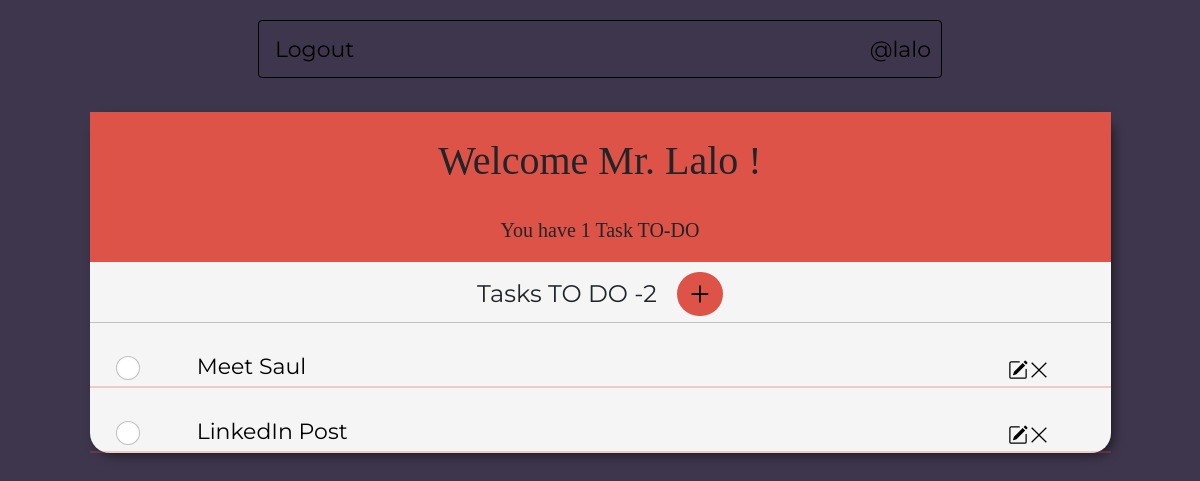
Before: / (signed in) with the older database file.
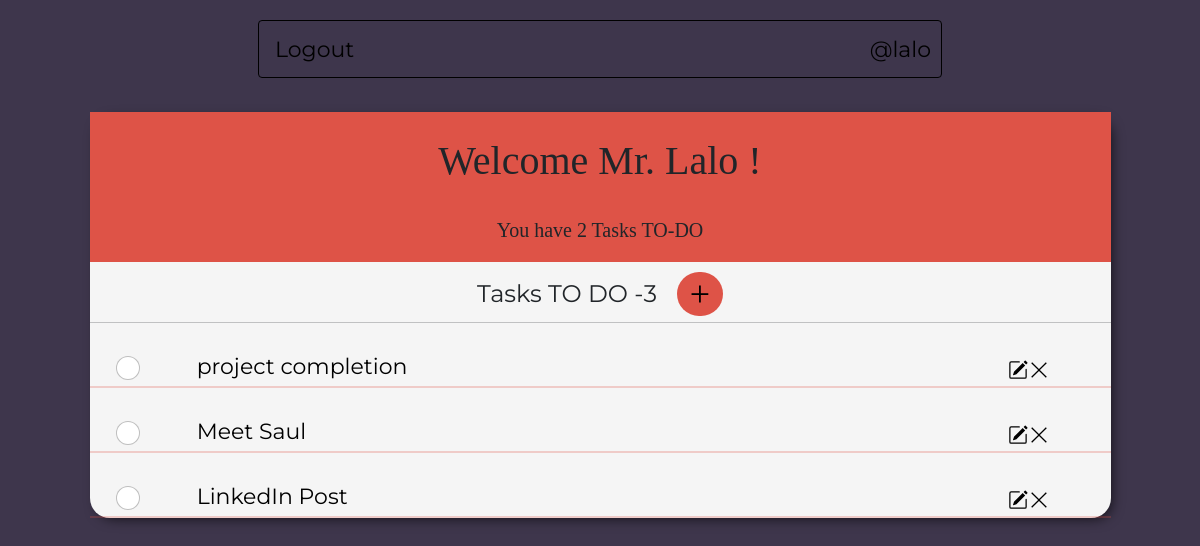
After: the same page with the newer database file.
### base/models.py (models this page shows, shortened)
class Task(models.Model):
    title  = models.CharField(max_length=150)
    user = models.ForeignKey(User, on_delete=models.CASCADE, null=True, blank=True)
    description = models.TextField(max_length = 250,blank = True, null = True) # the blank and null will allow the description to be optional (not required
    dueDate = models.DateTimeField(null = True, blank = True) # this will be the date and time when the task is due
    created = models.DateTimeField(auto_now_add = True)# the auto_now_add will automatically add the date and time when the task is created
    complete = models.BooleanField(default = False) # setting the default of this to false because when we first create a task it is not completed
    REQUIRED_FIELDS = [title,complete]
    class Meta:
        ordering = ['complete', '-created'] # created will set the order of the tasks to be in the order of the date and time they were created in ascending order

### base/views.py (the view)
# urls.py: path('',TaskList.as_view(),name = 'tasksHome'),
class TaskList(SuccessMessageMixin,LoginRequiredMixin,ListView):
    model = Task
    success_message = "Task Created Successfully"
    template_name = 'base/tasksHome.html'
    context_object_name = 'tasks'   # This is used to specify the name of the object that we want to use in the template. In this case, we are using tasks as the object name
    def get_context_data(self, **kwargs):
        context = super().get_context_data(**kwargs)
        context['tasks'] = context['tasks'].filter(user=self.request.user) # this allows us to filter the tasks based on the user that is logged in. This will only show the tasks that are created by the user that is logged in
        context['count'] = context['tasks'].filter(complete = False).count() # this will count the number of tasks that are not completed
        search_input = self.request.GET.get('q') or ''
        if search_input:
            context['tasks'] = context['tasks'].filter(title__icontains = search_input)
        context['search_input'] = search_input
        return context

### base/templates/base/tasksHome.html (shortened to what this page needs)
{% extends "main.html" %}
{% load static%}
{% block content %}
<div class = "MainPage">
    <div class = "HeaderBar">
      {% if request.user.is_authenticated %}
        <div class = "text-big" ><h1 > Welcome Mr. {{ request.user|title}} !</h1></div>
        <div class = "text-small"> <h5 class = "text-small"> You have {{count}} Task{{count|pluralize:"s"}} TO-DO </h5></div>
      {% endif%}
    </div>
    <div class="search-add-wrapper">
         <div class = "add-task-wrapper">
        <div class = "task-to-do">Tasks TO DO - <span>{{tasks|length}}</span></div>
        <div class ="add-Task-Button"><a id="add-link" href="{% url 'create-task' %}">&#x2b;</a></div>
         </div>
    </div>
 <hr>
  <div class = "Tasks-list">
   {% if tasks is None%}
            <div style="text-align: center; padding-bottom: 10px; line-height: 1em;">
                <h3>No items to see.....</h3>
                <h3>Create a <a style="text-decoration: none; color: #e53935;" href="{% url 'create-task' %}      ">New task</a> ! </h3>
            </div>
   {% else %}
    {% for task in tasks %}
      <div class="taskHeader" id= "headOfTask">
          <div class="input-group mb-3">
              <input class="form-check-input mt-0" type="checkbox" value="" aria-label="Checkbox for following text input">
          </div>
          <div class= "text-big-main">
           <a href = "{% url 'task' task.id%}" >   {{ task.title}}</a>
          </div>
        {% if task.user == request.user  %}
          <div class="room__topRight">
            <div class="icon-container">
                <a href="{% url 'edit-task' task.id %}">
                    <img src="{% static 'images/pencil-square.svg'%}" alt="editButton" width="20" height="32">
                </a>
            </div>
            <div class="icon-container">
                <a href="{% url 'delete-task' task.id %}">
                    <svg version="1.1" xmlns="http://www.w3.org/2000/svg" width="22" height="32" viewBox="0 0 32 32">
                        <title>Delete</title>
                        <path
                            d="M27.314 6.019l-1.333-1.333-9.98 9.981-9.981-9.981-1.333 1.333 9.981 9.981-9.981 9.98 1.333 1.333 9.981-9.98 9.98 9.98 1.333-1.333-9.98-9.98 9.98-9.981z">
                        </path>
                    </svg>
                </a>
            </div>
        </div>
        {% endif %}
      </div>
    <hr class ="Custom-HR">
   {% endfor%}
  {% endif%}
 </div>
</div>
{% endblock content%}

Changed rows visible on the page:
added Task: title "project completion"
Other visible differences:
{{ count }}: "1" → "2"
{{ tasks|length }}: "2" → "3"
